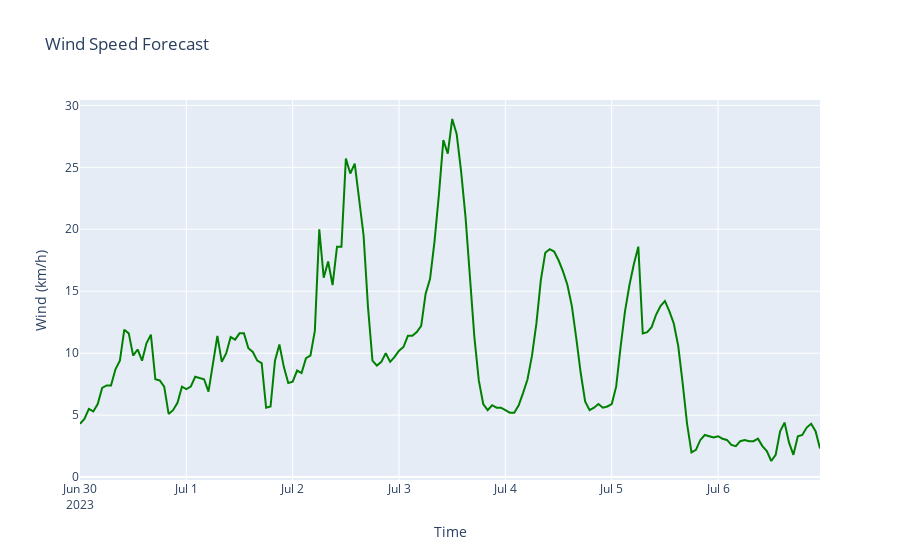

Notebook code cell kept with this figure:
### Code cell
import plotly.graph_objects as go

fig = go.Figure()
fig.add_trace(go.Scatter(x=df_meteo_h['time'], y=df_meteo_h['windspeed_10m'], name='Wind Speed', line=dict(color='green')))

fig.update_layout(
    title='Wind Speed Forecast',
    xaxis=dict(title='Time'),
    yaxis=dict(title='Wind (km/h)')
)

fig.show()

### Figure 1 — Plotly figure (JSON) as saved in the notebook; plotly's stock layout.template omitted (floating-point values rounded to 4 significant figures; data arrays with more than 128 entries replaced by an {"elided": "..."} marker saying what was removed)
{"data": [{"line": {"color": "green"}, "name": "Wind Speed", "type": "scatter", "x": {"elided": "168 str values"}, "y": {"elided": "168 float values"}}], "layout": {"title": {"text": "Wind Speed Forecast"}, "xaxis": {"title": {"text": "Time"}}, "yaxis": {"title": {"text": "Wind (km/h)"}}}}
